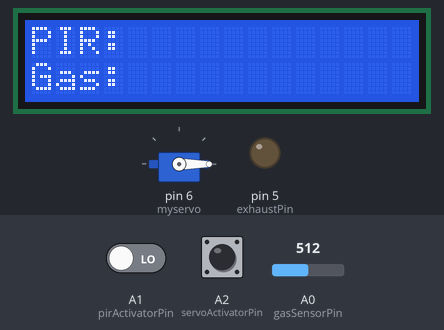
This sketch was run on a simulated Arduino Uno, built with avr-gcc and run on an emulated ATmega328P. On the bench: 16×2 character LCD, servo, output pins drawn as LEDs (lit = HIGH). The test bench sets the inputs (shaded band); at power-on: A0 (gasSensorPin) = 512, A1 (pirActivatorPin) LOW, A2 (servoActivatorPin) HIGH. The modem accepts every AT command (registered, SIM ready, sends succeed) and sends nothing else; what the sketch prints to the serial monitor is not drawn.

Above: at 2.1 s.
At 2.73 s:
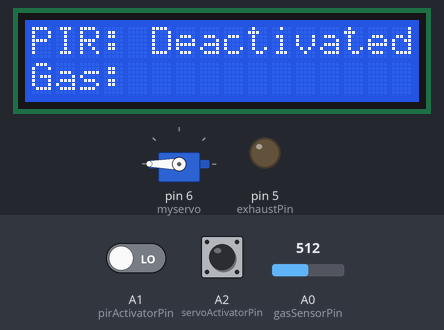
Timing chart, 0 to 4.4 s (numbered marks = the images above):
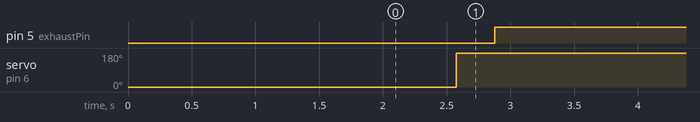

Measured:
- by itself, pin 5 (exhaustPin): LOW → HIGH at 2.9 s
- by itself, servo on pin 6 (myservo): 0° → 180° at 2.6 s
- what the display in image 0 shows lasts 0.5 s, from 2.1 s to 2.6 s

The sketch:

GSM_Based_IoT_Home_Security_System.ino
```cpp
// (licence header left out)
#include <LiquidCrystal.h>
#include <SoftwareSerial.h>
#include <Servo.h>

SoftwareSerial SIM900(3, 4);  // RX, TX for GSM module
LiquidCrystal lcd(7, 8, 9, 10, 11, 12);
Servo myservo;

int pos = 0;                       // Initial position for servo motor
const int pirSensorPin = 2;        // PIR sensor pin
const int pirActivatorPin = A1;    // PIR activator pin
const int servoActivatorPin = A2;  // Servo activator pin
const int gasSensorPin = A0;       // Gas sensor pin
const int exhaustPin = 5;          // Exhaust fan control pin

void setup() {
  lcd.begin(16, 2);
  lcd.setCursor(0, 0);
  lcd.print("IOT Home Security");
  lcd.setCursor(0, 1);
  lcd.print("Made by: Suraj, Vipin, Ubais, Vasudev, Sophia");
  lcd.clear();
  delay(2000);
  lcd.setCursor(0, 0);
  lcd.print("PIR:");
  lcd.setCursor(0, 1);
  lcd.print("Gas: ");
  Serial.begin(9600);

  pinMode(pirSensorPin, INPUT);
  pinMode(pirActivatorPin, INPUT);
  pinMode(servoActivatorPin, INPUT);
  pinMode(exhaustPin, OUTPUT);
  digitalWrite(exhaustPin, LOW);  // Initially turn off exhaust fan
  pinMode(gasSensorPin, INPUT);

  myservo.attach(6);   // Servo motor attached to pin 6
  myservo.write(pos);  // Set initial position for servo motor
  delay(500);
  SIM900.begin(9600);
}

void loop() {
  if (digitalRead(pirActivatorPin) == 1) {  // PIR activated
    Serial.println("PIR activated");
    lcd.setCursor(5, 0);
    lcd.print("Activated  ");

    if (digitalRead(pirSensorPin) == 1) {  // PIR active
      Serial.println("PIR active");
      Serial.println("Calling");
      SIM900.begin(9600);
      SIM900.println("ATD + +919911331389;");  // Call predefined number
      delay(100);
      SIM900.println();
      delay(30000);           // Wait for 30 seconds...
      SIM900.println("ATH");  // Hang up
    }
  } else {
    Serial.println("PIR deactivated");
    lcd.setCursor(5, 0);
    lcd.print("Deactivated");
  }

  if (digitalRead(servoActivatorPin) == 0) {  // Servo deactivated
    Serial.println("Servo deactivated");
    pos = 0;
    myservo.write(pos);
    delay(300);
  } else {
    Serial.println("Servo activated");
    pos = 180;
    myservo.write(pos);
    delay(300);
  }

  lcd.setCursor(6, 1);
  lcd.print(analogRead(gasSensorPin));  // Display gas sensor reading on LCD

  if (analogRead(gasSensorPin) >= 500) {  // Gas trigger
    Serial.println("Gas trigger");
    Serial.println("Calling");
    digitalWrite(exhaustPin, HIGH);  // Activate exhaust fan
    SIM900.begin(9600);
    SIM900.println("ATD + +919911331389;");  // Call predefined number
    delay(100);
    SIM900.println();
    delay(30000);           // Wait for 30 seconds...
    SIM900.println("ATH");  // Hang up
  } else {
    digitalWrite(exhaustPin, LOW);  // Turn off exhaust fan
    Serial.println("Gas no trigger");
  }
}
```
